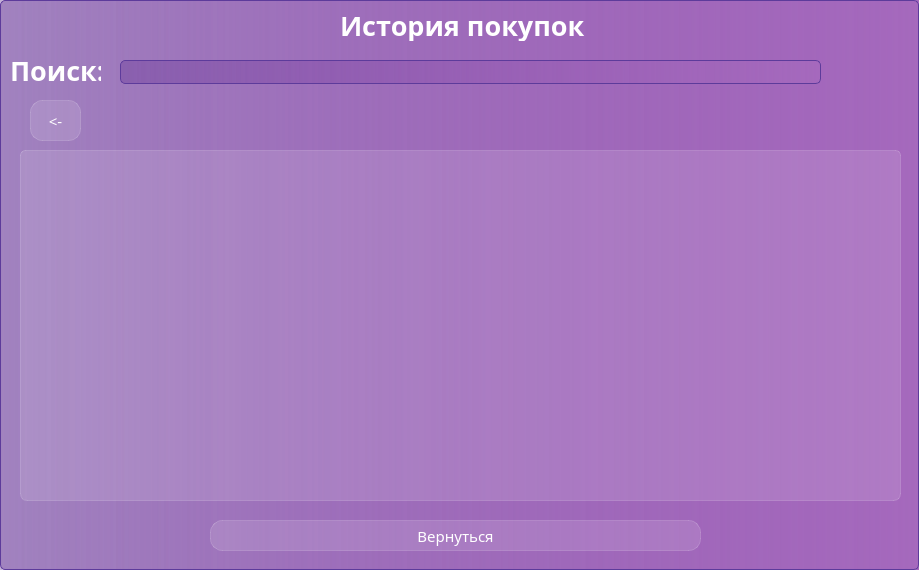
<?xml version="1.0" encoding="UTF-8"?>
<ui version="4.0">
 <class>HistoryWindow</class>
 <widget class="QWidget" name="HistoryWindow">
  <property name="geometry">
   <rect>
    <x>0</x>
    <y>0</y>
    <width>919</width>
    <height>570</height>
   </rect>
  </property>
  <property name="minimumSize">
   <size>
    <width>919</width>
    <height>487</height>
   </size>
  </property>
  <property name="maximumSize">
   <size>
    <width>919</width>
    <height>570</height>
   </size>
  </property>
  <property name="windowTitle">
   <string>Dialog</string>
  </property>
  <property name="styleSheet">
   <string notr="true">background-color:  qlineargradient( spread:pad,  x1:0, y1:0, x2:1, y2:0,  stop:0 rgba(105, 57, 153, 100),  stop:1 rgba(165, 105, 189, 255));  border: 1px solid #5D3B9B;  border-radius: 5px;
font-family: Everlasting;</string>
  </property>
  <widget class="QLabel" name="label_5">
   <property name="geometry">
    <rect>
     <x>340</x>
     <y>10</y>
     <width>271</width>
     <height>31</height>
    </rect>
   </property>
   <property name="styleSheet">
    <string notr="true">color: white;
font-weight: bold;
border: none;
font-size: 20pt;
background-color: none;</string>
   </property>
   <property name="text">
    <string>История покупок</string>
   </property>
  </widget>
  <widget class="QTableView" name="tableView">
   <property name="geometry">
    <rect>
     <x>20</x>
     <y>150</y>
     <width>881</width>
     <height>351</height>
    </rect>
   </property>
   <property name="styleSheet">
    <string notr="true">QTableView {
  background-color: rgba(255, 255, 255, 30);
	border: 1px solid rgba(255, 255, 255, 40);
	border-bottom-right-radius: 7px;
	border-bottom-left-radius: 7px;
}

QTableView::item {
	border: none;
	color: white;
	background-color: rgba(255, 255, 255, 10);
}

QTableView::item:selected {
    background-color: rgba(255, 255, 255, 40); /* Цвет фона для выделенных элементов */
	color: white;
}

QTableView::item:hover {
    background-color: rgba(255,255,255,40); /* Цвет фона при наведении курсора */
}

QHeaderView::section {
	background-color: rgba(255, 255, 255, 60);
	color: white;
	border: none;
	font-size: 14pt;
}
</string>
   </property>
  </widget>
  <widget class="QPushButton" name="Return_button_clicked">
   <property name="geometry">
    <rect>
     <x>210</x>
     <y>520</y>
     <width>491</width>
     <height>31</height>
    </rect>
   </property>
   <property name="styleSheet">
    <string notr="true">QPushButton {
color: white;
background-color: rgba(255,255,255,30);
border: 1px solid rgba(255,255,255,40);
border-radius: 12px;
font-size: 11pt;
} 
QPushButton:hover{
background-color: rgba(255,255,255,40);
}

QPushButton:pressed{
background-color: rgba(255,255,255,70);
}</string>
   </property>
   <property name="text">
    <string>Вернуться</string>
   </property>
  </widget>
  <widget class="QLineEdit" name="Search">
   <property name="geometry">
    <rect>
     <x>120</x>
     <y>60</y>
     <width>701</width>
     <height>24</height>
    </rect>
   </property>
   <property name="styleSheet">
    <string notr="true">color:white;
padding-left: 10px;</string>
   </property>
  </widget>
  <widget class="QLabel" name="label_6">
   <property name="geometry">
    <rect>
     <x>10</x>
     <y>60</y>
     <width>91</width>
     <height>21</height>
    </rect>
   </property>
   <property name="styleSheet">
    <string notr="true">color: white;
font-weight: bold;
border: none;
font-size: 20pt;
background-color: none;</string>
   </property>
   <property name="text">
    <string>Поиск:</string>
   </property>
  </widget>
  <widget class="QPushButton" name="ReturnToDelivery_button_Clicked">
   <property name="geometry">
    <rect>
     <x>30</x>
     <y>100</y>
     <width>51</width>
     <height>41</height>
    </rect>
   </property>
   <property name="styleSheet">
    <string notr="true">QPushButton {
color: white;
background-color: rgba(255,255,255,30);
border: 1px solid rgba(255,255,255,40);
border-radius: 12px;
font-size: 11pt;
} 
QPushButton:hover{
background-color: rgba(255,255,255,40);
}

QPushButton:pressed{
background-color: rgba(255,255,255,70);
}</string>
   </property>
   <property name="text">
    <string>&lt;-</string>
   </property>
  </widget>
 </widget>
 <resources/>
 <connections/>
</ui>
